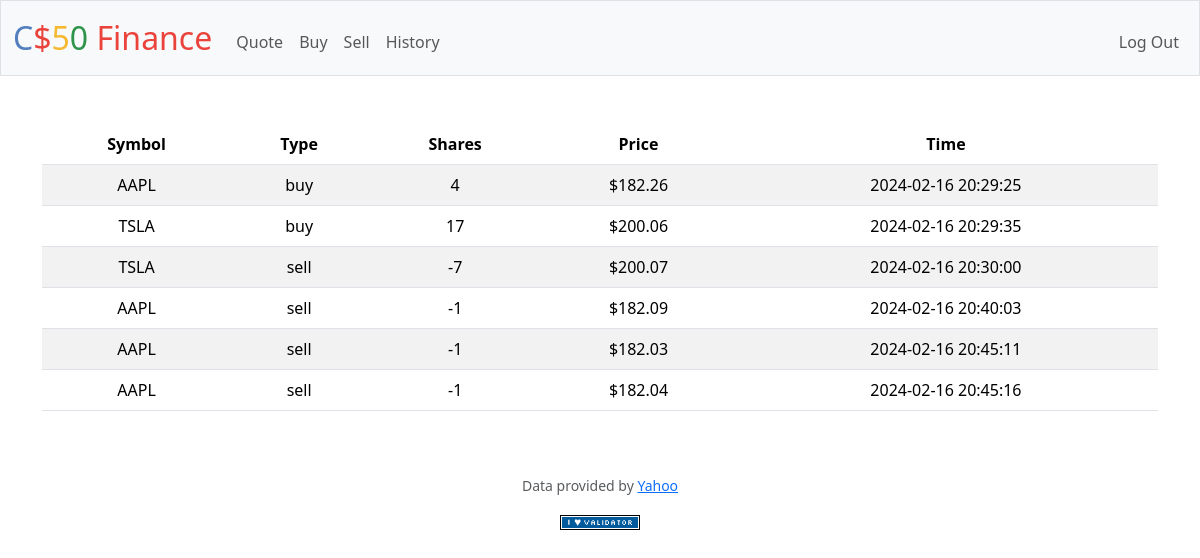
Screenshot of /history (signed in) with the database file from the repository.
### tables this page shows
CREATE TABLE transactions (
id INTEGER PRIMARY KEY AUTOINCREMENT,
user_id INTEGER NOT NULL,
shares INTEGER NOT NULL,
price NUMERIC NOT NULL,
type TEXT NOT NULL,
symbol TEXT NOT NULL,
time TIMESTAMP DEFAULT CURRENT_TIMESTAMP,
FOREIGN KEY(user_id) REFERENCES users(id)
);

### app.py (the view)
@app.route("/history")
@login_required
def history():
    user_id = session["user_id"]
    transactions = db.execute("SELECT type, symbol, price, shares, time FROM transactions WHERE user_id = ?", user_id)
    return render_template("history.html", transactions=transactions, usd=usd)

### app.py (called while the page is built)
@app.after_request
def after_request(response):
    response.headers["Cache-Control"] = "no-cache, no-store, must-revalidate"
    response.headers["Expires"] = 0
    response.headers["Pragma"] = "no-cache"
    return response

### helpers.py (called while the page is built)
def login_required(f):
    @wraps(f)
    def decorated_function(*args, **kwargs):
        if session.get("user_id") is None:
            return redirect("/login")
        return f(*args, **kwargs)
    return decorated_function

def usd(value):
    return f"${value:,.2f}"

### templates/history.html (shortened to what this page needs)
<!DOCTYPE html>
{% extends "layout.html" %}
{% block main %}
    <table class="table table-striped">
        <thead>
            <tr>
                <th>Symbol</th>
                <th>Type</th>
                <th>Shares</th>
                <th>Price</th>
                <th>Time</th>
            </tr>
        </thead>
        <tbody>
            {% for transaction in transactions %}
                <tr>
                    <td> {{ transaction["symbol"].upper() }} </td>
                    <td> {{ transaction["type"] }} </td>
                    <td> {{ transaction["shares"] }} </td>
                    <td> {{ usd(transaction["price"]) }} </td>
                    <td> {{ transaction["time"] }} </td>
                </tr>
            {% endfor %}
        </tbody>
    </table>
{% endblock %}

### rows the page displays
transactions: price "$182.26"
transactions: price "$200.06"
transactions: price "$200.07"
transactions: price "$182.09"
transactions: price "$182.03"
transactions: price "$182.04"
